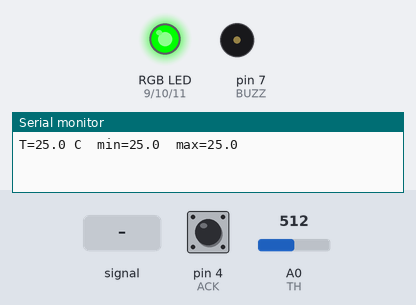
The sketch below on a simulated Arduino Uno, built with avr-gcc and run on an emulated ATmega328P. On the bench: an RGB LED mixed from three pins (HIGH = lit), buzzer (waves = sounding, pin HIGH), the last lines printed to the serial monitor. Inputs (shaded band) come from the test bench; at power-on: A0 (TH) = 512, pin 4 (ACK) HIGH. Dim RGB values are drawn brighter than linear.

Above: at 1.2 s.
1.3 s: A0 (TH) fed a 200 Hz sine of ±81 counts around its level
At 1.84 s:
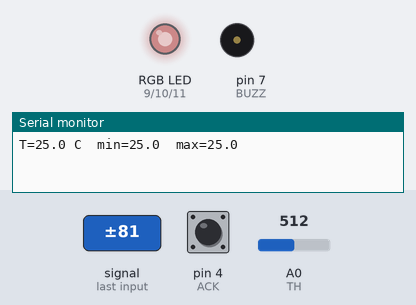
4.3 s: A0 (TH) set to 0
5.8 s: A0 (TH) set to 20
At 6.1 s:
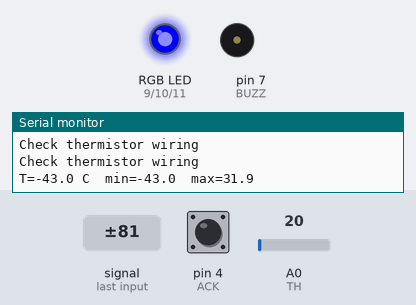
7.3 s: A0 (TH) set to 446
8.8 s: A0 (TH) set to 469
At 9.4 s:
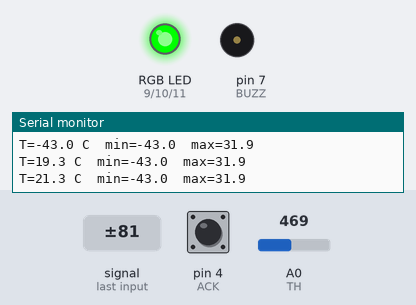
10.3 s: A0 (TH) set to 506
11.8 s: A0 (TH) set to 535
At 12.9 s:
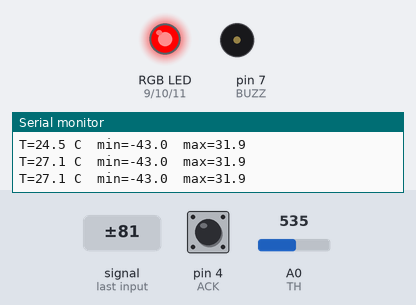
Timing chart, 0 to 43.3 s (numbered marks = the images above; inputs shaded):
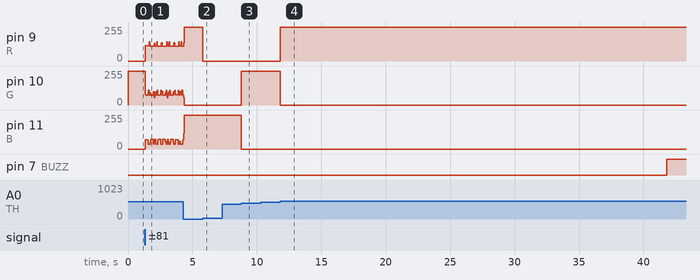

The sketch:

P07_Sharing-Fridge-Guard.ino
```cpp
/* PROJECT 7 - SHARING FRIDGE GUARD  (11.B Group 7)
   Thermistor measures temperature. RGB: BLUE too cold, GREEN safe, RED too warm.
   Out of range for 30 s -> buzzer until ACKNOWLEDGE is pressed.
   Also remembers the lowest and highest temperature since power-on.   */
const int TH = A0;                      // thermistor divider middle point
const int R = 9, G = 10, B = 11;        // RGB LED legs (each through 220 ohm)
const int BUZZ = 7;                     // ACTIVE buzzer
const int ACK = 4;                      // acknowledge button (other leg to GND)

// classroom demo band - a REAL food fridge uses 2.0 to 8.0
const float SAFE_LOW = 20.0, SAFE_HIGH = 26.0;
const unsigned long ALARM_AFTER = 30000;   // 30 seconds

unsigned long outSince = 0, lastPrint = 0;
bool acknowledged = false;
int  lastBtn = HIGH;
float tMin = 999, tMax = -999;

// ---------- THERMISTOR -> degrees C (Beta equation) ----------
const float BETA = 3950.0, R0 = 10000.0, T0 = 298.15, RFIX = 10000.0;
float tempC() {
  long sum = 0;
  for (int i = 0; i < 10; i++) sum += analogRead(TH);   // average 10 readings
  float raw = sum / 10.0;
  if (raw < 1 || raw > 1022) return -99;                // wire loose / short
  float rTh = RFIX * ((1023.0 / raw) - 1.0);            // thermistor to 5V, 10k to GND
  float tK  = 1.0 / (1.0 / T0 + (1.0 / BETA) * log(rTh / R0));
  return tK - 273.15;
}
// ---------- RGB LED ----------
const bool RGB_COMMON_ANODE = false;   // true = longest leg goes to 5V instead of GND
void colour(bool r, bool g, bool b) {
  digitalWrite(R, RGB_COMMON_ANODE ? !r : r);
  digitalWrite(G, RGB_COMMON_ANODE ? !g : g);
  digitalWrite(B, RGB_COMMON_ANODE ? !b : b);
}
// True ONCE at the moment a button goes from up (HIGH) to pressed (LOW).
// Holding the button down does NOT repeat it.
bool justPressed(int pin, int &lastState) {
  int now = digitalRead(pin);
  bool pressed = (lastState == HIGH && now == LOW);
  lastState = now;
  if (pressed) delay(25);               // ignore contact bounce
  return pressed;
}

void setup() {
  Serial.begin(9600);
  pinMode(R, OUTPUT); pinMode(G, OUTPUT); pinMode(B, OUTPUT);
  pinMode(BUZZ, OUTPUT);
  pinMode(ACK, INPUT_PULLUP);
}

void loop() {
  float t = tempC();
  if (t == -99) { colour(1, 0, 1); Serial.println("Check thermistor wiring"); delay(500); return; }
  if (t < tMin) tMin = t;
  if (t > tMax) tMax = t;

  bool cold = (t < SAFE_LOW), hot = (t > SAFE_HIGH);
  if (cold)     colour(0, 0, 1);
  else if (hot) colour(1, 0, 0);
  else          colour(0, 1, 0);

  if (justPressed(ACK, lastBtn)) acknowledged = true;

  bool alarm = false;
  if (cold || hot) {
    if (outSince == 0) outSince = millis();               // first moment outside
    alarm = (millis() - outSince > ALARM_AFTER) && !acknowledged;
  } else {
    outSince = 0; acknowledged = false;                   // back to safe: re-arm
  }
  digitalWrite(BUZZ, alarm ? HIGH : LOW);

  if (millis() - lastPrint >= 1000) {
    lastPrint = millis();
    Serial.print("T="); Serial.print(t, 1);
    Serial.print(" C  min="); Serial.print(tMin, 1);
    Serial.print("  max="); Serial.println(tMax, 1);
  }
}
```

Measured:
- the behaviour switches between 453 and 454 on A0 (TH) (found by bisection; images 2 and 3)
- the behaviour switches between 522 and 523 on A0 (TH) (found by bisection; images 3 and 4)
- after the input at 5.8 s, pin 9 (R): 255/255 → 0/255 at once
- after the input at 8.8 s, pin 10 (G): 0/255 → 255/255 at once; pin 11 (B): 255/255 → 0/255 at once
- after the input at 11.8 s, pin 9 (R): 0/255 → 255/255 at once; pin 10 (G): 255/255 → 0/255 at once; pin 7 (BUZZ): LOW → HIGH after 30.0 s
